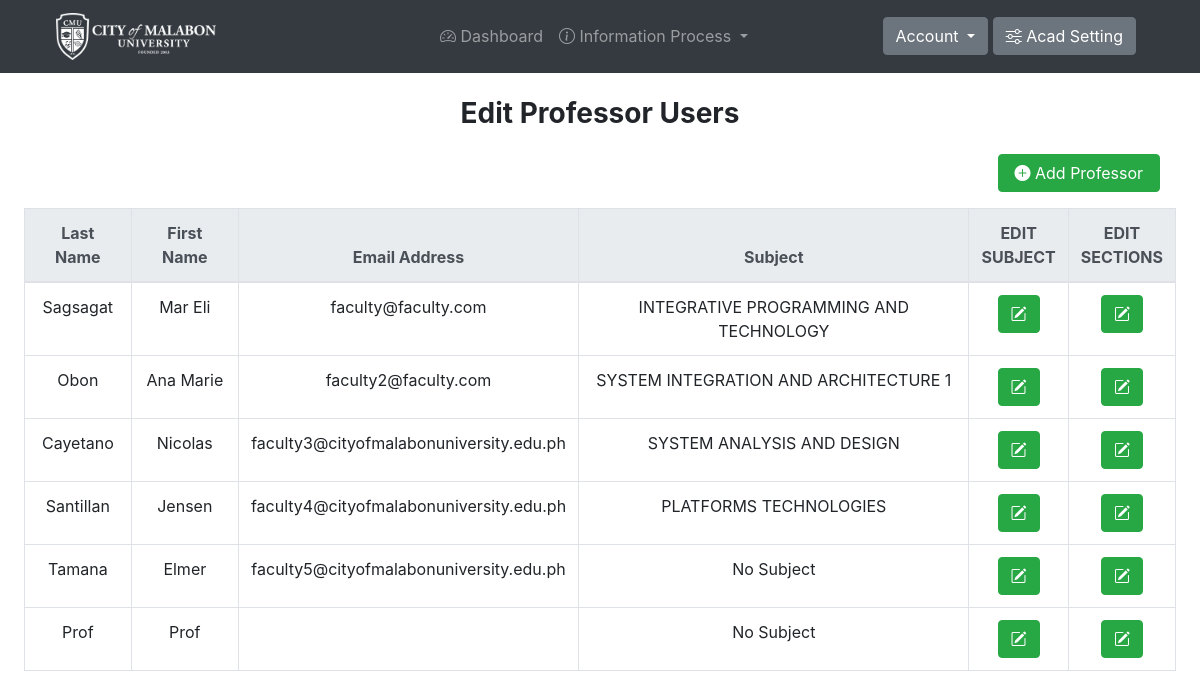
/admin/profCRUD.php (signed in), run on the app's committed database.
### tables this page shows
CREATE TABLE `tblprof` (
  `ProfID` int(11) NOT NULL,
  `ProfUser` varchar(255) NOT NULL,
  `ProfPass` varchar(255) NOT NULL,
  `ProfEmail` varchar(255) NOT NULL,
  `ProfFName` varchar(255) NOT NULL,
  `ProfLName` varchar(255) NOT NULL
);

### admin/profCRUD.php (the view, shortened to what this page needs)
<?php include_once "navbar.php"; ?>
<!DOCTYPE html>
<html>
<head>
</head>
<body>
	<form method="post">
		<div class="container-fluid p-4">
			<div class="row">
				<div class="col-12">
					<h3 class="text-center text-bold"><b>Edit Professor Users</b></h3>
				</div>
				<div class="col-12 text-right">
					<button type="submit" class="btn btn-success m-3 px-3" name="addbtn"><i class="bi bi-plus-circle-fill" ></i> Add Professor</button>
				</div>
			</div>
			<?php
			$prof = mysqli_query($db, "SELECT DISTINCT * FROM tblprof");
			if (mysqli_num_rows($prof) <= 0) {
				?>
				<table class="table text-center">
					<thead class="thead-light">
						<tr>
							<th>No Records</th>
						</tr>
					</thead>
				</table>
				<?php
			}
			else{
				?>
				<table class="table table-bordered table-hover text-center" id="myTable">
					<thead class="thead-light">
						<tr>
							<th scope="col">Last Name</th>
							<th scope="col">First Name</th>
							<th scope="col">Email Address</th>
							<th scope="col">Subject</th>
							<th scope="col" style="width: 5%">EDIT SUBJECT</th>
							<th scope="col" style="width: 5%">EDIT SECTIONS</th>
						</tr>
					</thead>
					<tbody>
						<?php while ($proff = mysqli_fetch_assoc($prof)) {
							?>
							<tr>
								<td><?php echo $proff['ProfLName']; ?></td>
								<td><?php echo $proff['ProfFName']; ?></td>
								<td><?php echo $proff['ProfEmail']; ?></td>
								<?php
								$subprof = $proff['ProfID'];
								$sub = mysqli_query($db, "SELECT DISTINCT SubName FROM tblsubinfo WHERE tblsubinfo.ProfID = $subprof");
								$subf = mysqli_fetch_assoc($sub);
								if ($subf != null){
								?>
								<td><?php echo $subf['SubName']; ?></td>
								<?php
								}
								else{
								    ?>
								    <td>No Subject</td>
								    <?php
								}
								?>
								<td>
									<button class="btn btn-success" name="editsec" value="<?php echo $proff['ProfID']; ?>"><i class="bi bi-pencil-square"></i></button>
								</td>
								<td>
									<button class="btn btn-success" name="editsub" value="<?php echo $proff['ProfID']; ?>"><i class="bi bi-pencil-square"></i></button>
								</td>
						<?php } ?>
					</tbody>
				</table>
			<?php } ?>
		</div>
	</body>
</html>

### admin/navbar.php (shortened to what this page needs)
<!DOCTYPE html>
<html>
<head>
</head>
<body>
  <nav class="navbar navbar-expand-lg navbar-dark bg-dark">
    <a class="navbar-brand" href="index.php">
      <img src="../pics/cmulogo.png" style="width:40%; margin-left: 10%;">
    </a>
    <div class="collapse navbar-collapse" id="navbarNavDropdown">
      <ul class="navbar-nav">
        <li class="nav-item">
          <a class="nav-link" href="index.php">
           <i class="bi bi-speedometer2"></i> Dashboard
         </a>
       </li>
       <li class="nav-item dropdown">
        <a class="nav-link dropdown-toggle" href="#" id="navbarDropdownMenuLink" data-toggle="dropdown" aria-haspopup="true" aria-expanded="false">
         <i class="bi bi-info-circle"></i> Information Process
       </a>
    </li>
  </ul>
</div>
<div class="dropdown mr-5">
  <button class="btn btn-secondary dropdown-toggle" type="button" id="account" data-toggle="dropdown" aria-haspopup="true" aria-expanded="false">
    Account
  </button>
  <a class="btn btn-secondary" href="settings.php"><i class="bi bi-sliders"></i> Acad Setting</a>
</div>
</nav>
<link rel="stylesheet" href="https://cdn.jsdelivr.net/npm/bootstrap@4.0.0/dist/css/bootstrap.min.css">
<link rel="stylesheet" href="https://maxcdn.bootstrapcdn.com/font-awesome/4.7.0/css/font-awesome.min.css">
<link rel="stylesheet" href="https://cdn.jsdelivr.net/npm/bootstrap-icons@1.9.1/font/bootstrap-icons.css">
</body>
</html>

### data on the page
tblprof: ProfLName "Sagsagat", ProfFName "Mar Eli", ProfEmail "faculty@faculty.com", SubName "INTEGRATIVE PROGRAMMING AND TECHNOLOGY", $proff['ProfID'] 1 (drawn)
tblprof: ProfLName "Obon", ProfFName "Ana Marie", ProfEmail "faculty2@faculty.com", SubName "SYSTEM INTEGRATION AND ARCHITECTURE 1", $proff['ProfID'] 2 (drawn)
tblprof: ProfLName "Cayetano", ProfFName "Nicolas", ProfEmail "faculty3@cityofmalabonuniversity.edu.ph", SubName "SYSTEM ANALYSIS AND DESIGN", $proff['ProfID'] 3 (drawn)
tblprof: ProfLName "Santillan", ProfFName "Jensen", ProfEmail "faculty4@cityofmalabonuniversity.edu.ph", SubName "PLATFORMS TECHNOLOGIES", $proff['ProfID'] 4 (drawn)
tblprof: ProfLName "Tamana", ProfFName "Elmer", ProfEmail "faculty5@cityofmalabonuniversity.edu.ph", shows "No Subject", $proff['ProfID'] 5 (drawn)
tblprof: ProfLName "Prof", ProfFName "Prof", shows "No Subject", $proff['ProfID'] 6 (drawn)
